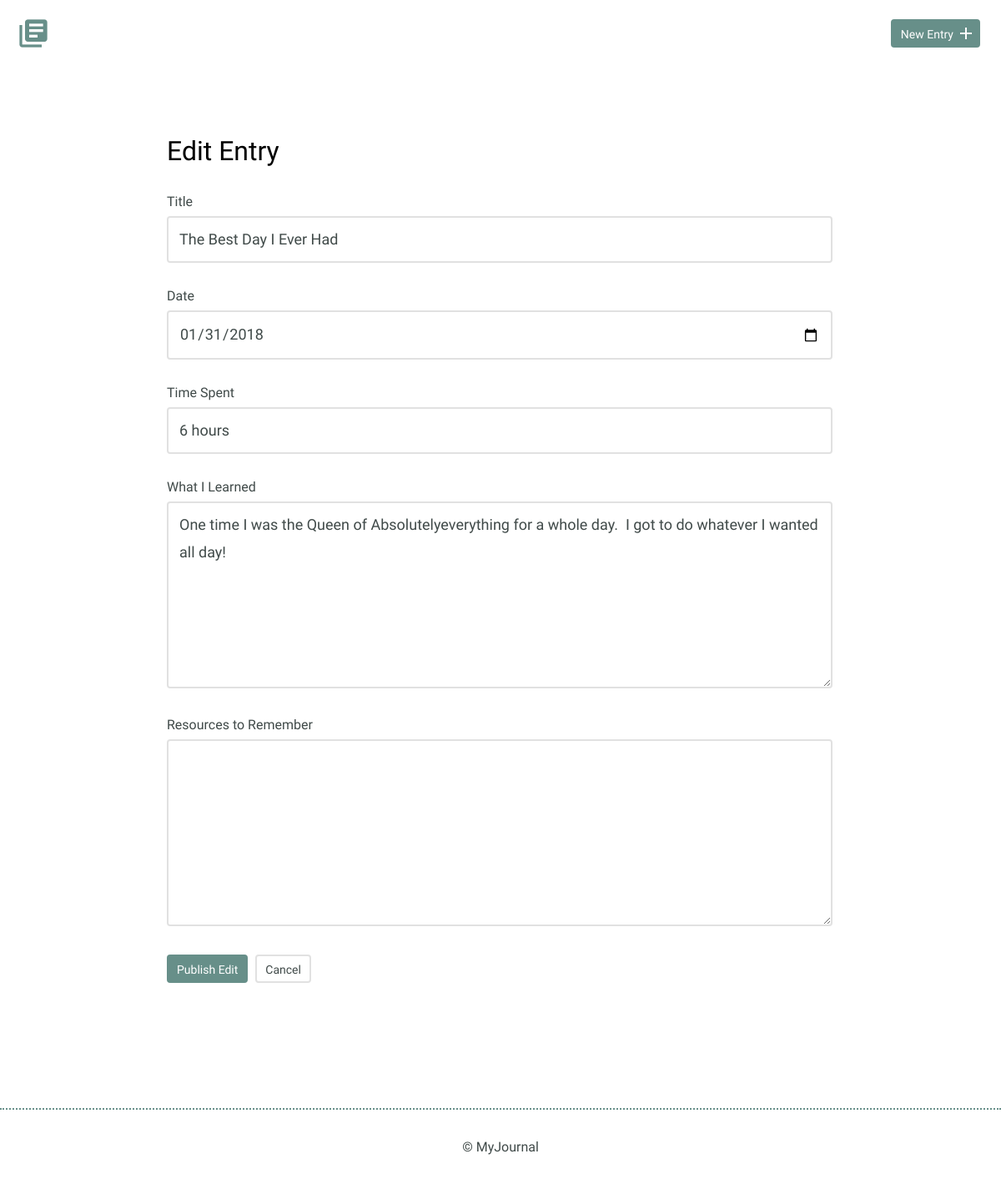
The page /edit.php?id=1 on the database as committed earlier.
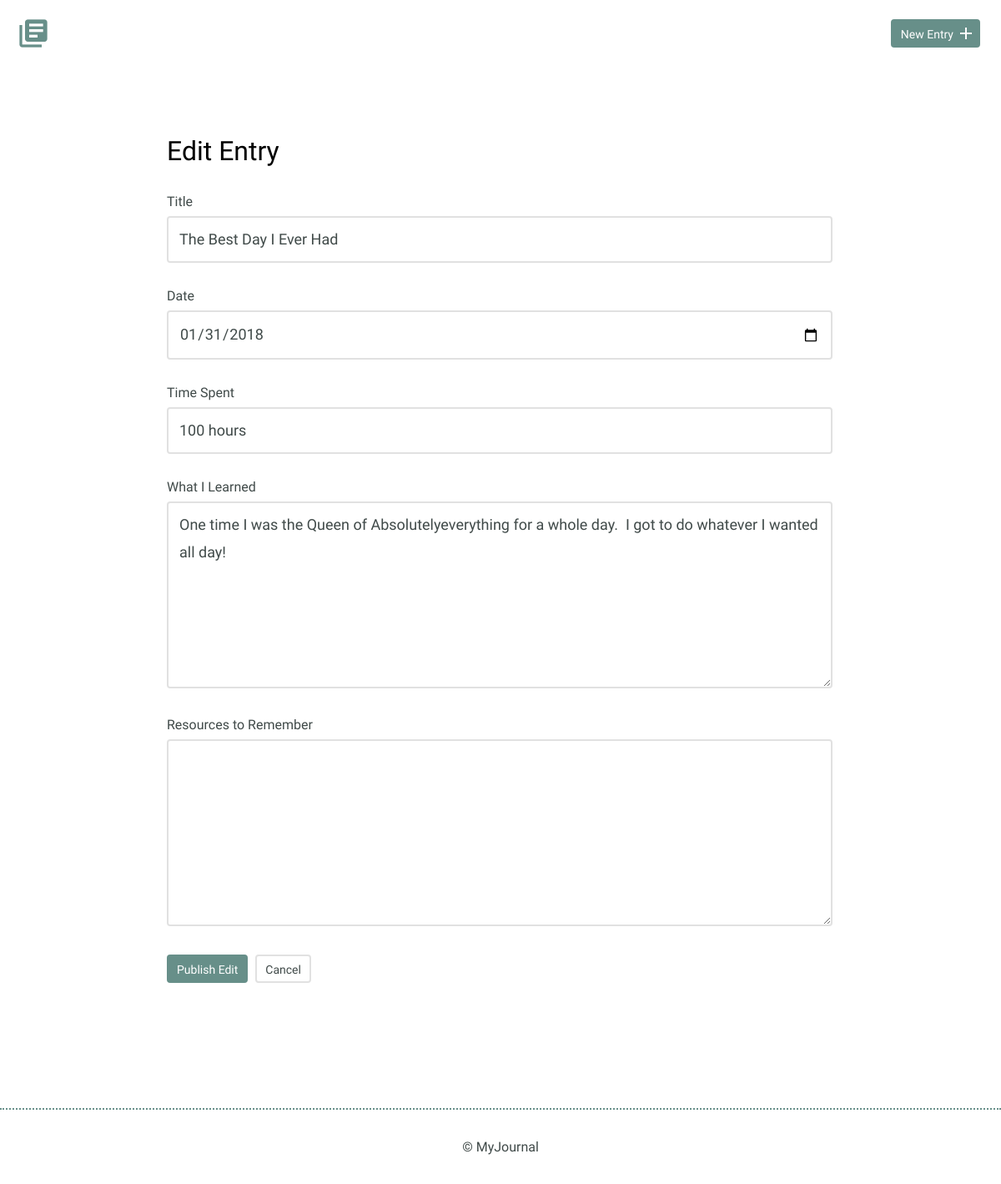
The same page on the database as committed later.
### tables this page shows
CREATE TABLE "entries" (
	`id`	INTEGER,
	`title`	TEXT,
	`date`	TEXT,
	`time_spent`	INTEGER,
	`learned`	BLOB,
	`resources`	BLOB,
	PRIMARY KEY(`id`)
);

### inc/db_fetch_detail.php (called while the page is built)
<?php
    function db_fetch_detail(){
        include('db_connection.php');
        $id = filter_input(INPUT_GET, 'id', FILTER_SANITIZE_NUMBER_INT);
        $sql = "SELECT * FROM `entries` WHERE `id` = ?";
        $pdo = $db->prepare($sql);
        $pdo->bindValue(1, $id, PDO::PARAM_INT);
        $pdo->execute();
        $results = $pdo->fetch(PDO::FETCH_ASSOC);
        return $results;
    }
?>

### edit.php (the view, shortened to what this page needs)
<!DOCTYPE html>
<html>
    <head>
        <link rel="stylesheet" href="css/normalize.css">
        <link rel="stylesheet" href="css/site.css">
    </head>
    <body>
        <?php
            include("header.php");
        ?>
        <section>
            <div class="container">
                <div class="edit-entry">
                    <h2>Edit Entry</h2>
                    <?php
                        include('inc/db_fetch_detail.php');
                        $result = db_fetch_detail();
                        echo "
                            <form action='inc/db_edit.php?id=$result[id]' method='post'>
                                <label for='title'> Title</label>
                                <input id='title' type='text' name='title' value='$result[title]'><br>
                                <label for='date'>Date</label>
                                <input id='date' type='date' name='date' value='$result[date]'><br>
                                <label for='time-spent'> Time Spent</label>
                                <input id='time-spent' type='text' name='timeSpent' value='$result[time_spent]'><br>
                                <label for='what-i-learned'>What I Learned</label>
                                <textarea id='what-i-learned' rows='5' name='whatILearned'>$result[learned]</textarea>
                                <label for='resources-to-remember'>Resources to Remember</label>
                                <textarea id='resources-to-remember' rows='5' name='ResourcesToRemember'>$result[resources]</textarea>
                                <input type='submit' value='Publish Edit' class='button'>
                                <a href='#' class='button button-secondary'>Cancel</a>
                            </form>
                        ";
                    ?>
                </div>
            </div>
        </section>
        <?php
            include("footer.php");
        ?>
    </body>
</html>

Rows that differ between the two databases and show on the page:
changed entries "The Best Day I Ever Had": timeSpent "6 hours" → "100 hours"
